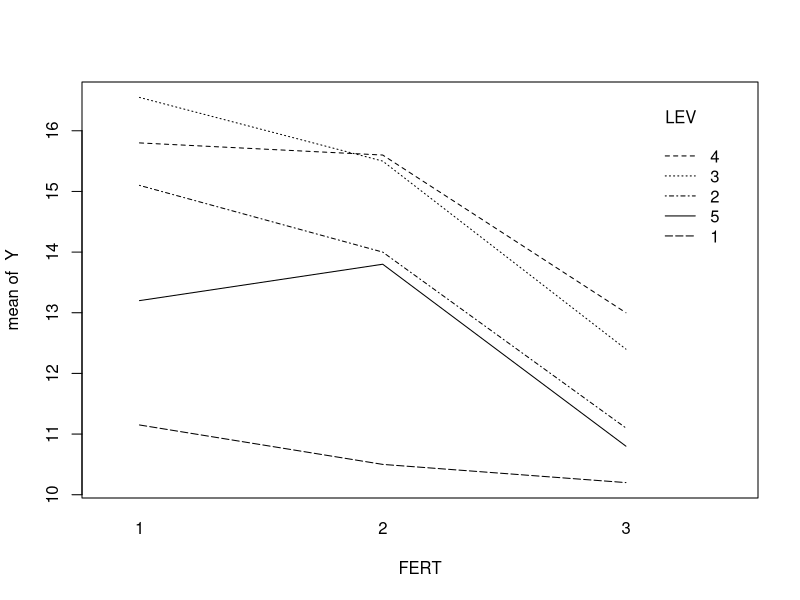
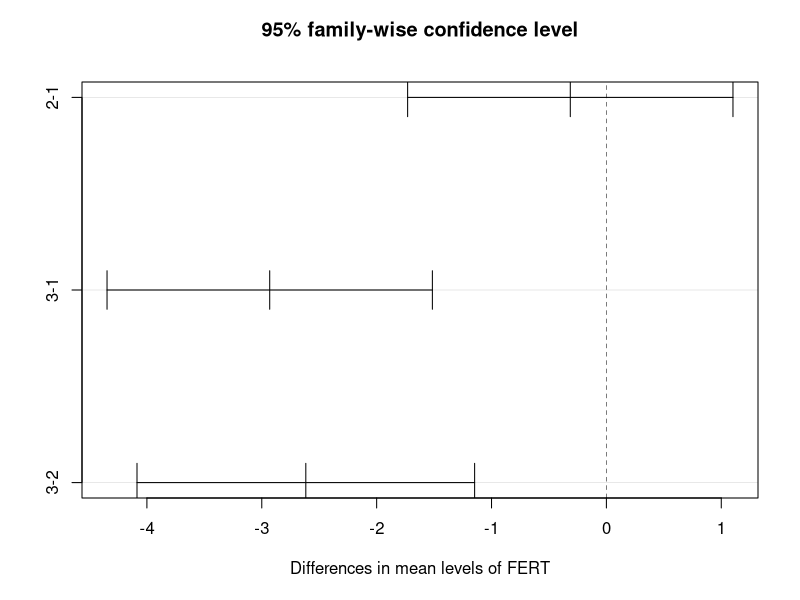
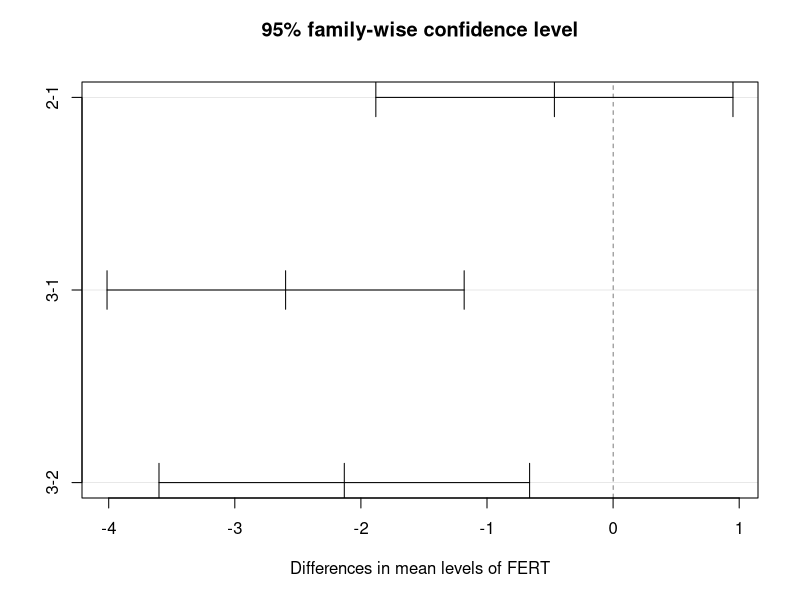
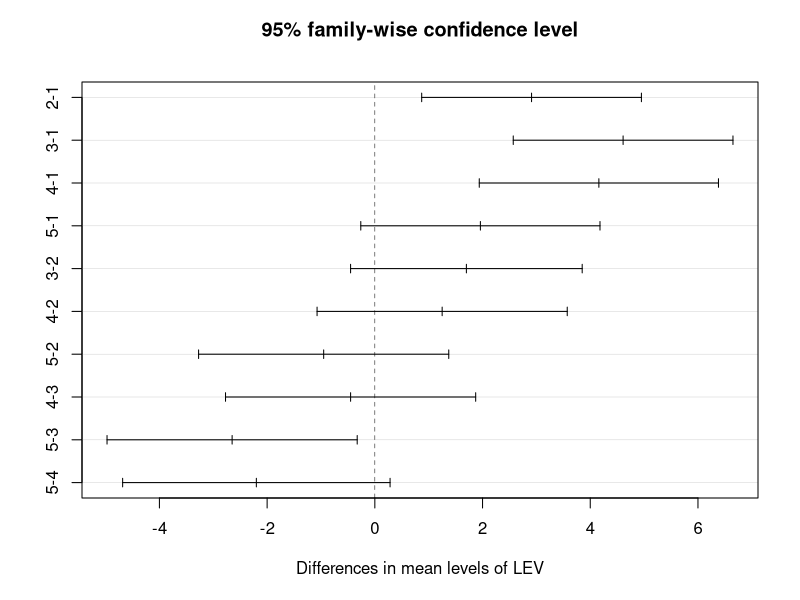

Here is the R script that generated these plots, in order:
## ---- chunk 1
Y<-c(10.1,12.2,15.1,16.2,16.9,15.8,13.2,10.5,13.6,14.4,15.5,15.6,13.8,11.0,9.4,11.1,12.4,13.0,10.8)
FERT<-factor(c(rep(1,7),rep(2,6),rep(3,6)))
LEV<-factor(c(1,1,2,3,3,4,5,1,2,2,3,4,5,1,1,2,3,4,5))
data<-data.frame(FERT,LEV,Y)
print(data)
## ---- chunk 2
interaction.plot(FERT, LEV, Y)
## ---- chunk 3
model<-lm(Y~FERT*LEV, contrasts=list(FERT=contr.sum,LEV=contr.sum))
summary(model)
## ---- chunk 4
library(car)
Anova(lm( Y ~ FERT * LEV),type=2)
## ---- chunk 5
Anova(lm(Y~FERT+LEV))
## ---- chunk 6
summary(aov(lm(Y~FERT+LEV)))
## ---- chunk 7
#fit<-Anova(lm(Y~FERT+LEV))
tk<-TukeyHSD(aov(Y~FERT+LEV),"FERT")
plot(tk)
## ---- chunk 8
tk<-TukeyHSD(aov(Y~LEV+FERT),"FERT")
plot(tk)
## ---- chunk 9
tk2<-TukeyHSD(aov(Y~FERT+LEV),"LEV")
tk2
#plot(tk2)
## ---- chunk 10
tk2<-TukeyHSD(aov(Y~LEV+FERT),"LEV")
plot(tk2)
## ---- chunk 11

